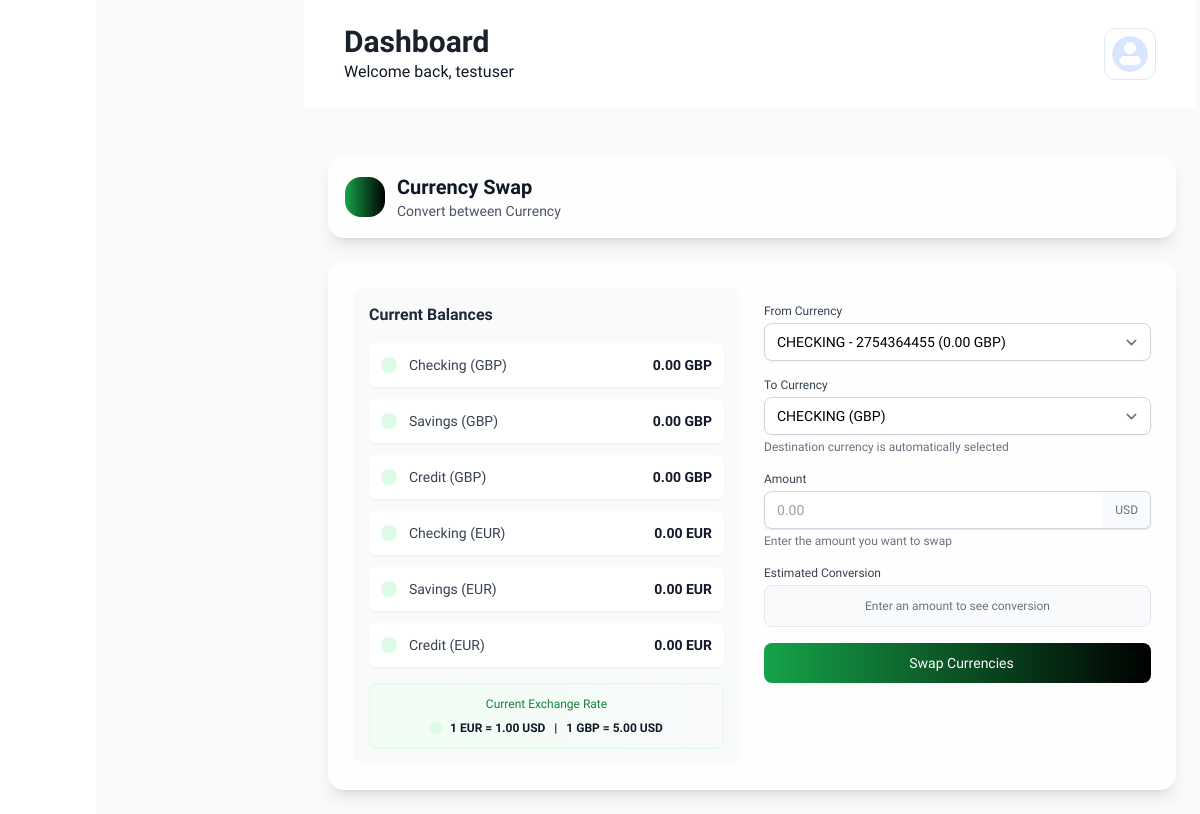
Page /currency_swap/ (signed in) on the committed database.
### bank_app/models.py (models this page shows, shortened)
class Account(AbstractBaseUser, PermissionsMixin):
    account_id = models.CharField(max_length=8, unique=True, blank=True, null=True)
    email = models.EmailField(verbose_name="Email", max_length=100, unique=True)
    username = models.CharField(max_length=100, blank=True)
    first_name = models.CharField(max_length=100, blank=True)
    last_name = models.CharField(max_length=100, blank=True)
    phone_number = models.CharField(
        max_length=15,
        blank=True,
        validators=[RegexValidator(r'^\+?[0-9]{10,15}$', 'Enter a valid phone number.')]
    )
    country = models.CharField(max_length=100, blank=True)
    city = models.CharField(max_length=100, blank=True)
    gender = models.CharField(max_length=1, choices=GENDER_CHOICES, blank=True)
    security_code = models.IntegerField(
            blank=True,
            null=True,
            validators=[
                MinValueValidator(100000, message='Security code must be at least 100000.'),
                MaxValueValidator(999999, message='Security code must be at most 999999.')
            ]
        )
    two_factor_enabled = models.BooleanField(default=False)
    account_number = models.CharField(max_length=20, unique=True, blank=True, null=True)
    date_joined = models.DateTimeField(verbose_name="Date Joined",blank=True, null=True)
    last_login = models.DateTimeField(verbose_name="Last Login", auto_now=True)
    is_active = models.BooleanField(default=True)
    is_staff = models.BooleanField(default=False)
    is_superuser = models.BooleanField(default=False)
    pin = models.CharField(max_length=6, blank=True, null=True)
    profile_picture = models.ImageField(
        upload_to='profile_pics/',
        default='profile_pics/default_profile.png',
        blank=True,
        null=True,
        help_text="Profile picture (min 300x300, max 5MB, GIFs allowed)."
    )
    USERNAME_FIELD = 'email'
    REQUIRED_FIELDS = ['first_name', 'last_name']
    objects = AccountManager()

class CurrencyBalance(models.Model):
    account_balance = models.ForeignKey(
        AccountBalance,
        on_delete=models.CASCADE,
        related_name='currency_balances'
    )
    currency = models.CharField(max_length=3, choices=CURRENCY_CHOICES)
    balance_type = models.CharField(max_length=10, choices=BALANCE_TYPE_CHOICES)
    balance = models.DecimalField(
        max_digits=12,
        decimal_places=2,
        default=0.00,
        validators=[MinValueValidator(0.00)],
        help_text="Balance for the specified currency and account type."
    )
    class Meta:
        unique_together = ('account_balance', 'currency', 'balance_type')

class ExchangeRate(models.Model):
    eur_usd = models.DecimalField(
        max_digits=10,
        decimal_places=4,
        validators=[MinValueValidator(0.0001)]
    )
    gbp_usd = models.DecimalField(
        max_digits=10,
        decimal_places=4,
        validators=[MinValueValidator(0.0001)]
    )
    eur_gbp = models.DecimalField(
        max_digits=10,
        decimal_places=4,
        validators=[MinValueValidator(0.0001)]
    )
    updated_at = models.DateTimeField(auto_now=True)

### bank_app/views.py (the view)
# urls.py: path('currency_swap/',views.currency_swap,name='currency_swap'),
@login_required(login_url='login')
def currency_swap(request):
    user = request.user
    account_balance = AccountBalance.objects.get(account=request.user)
    currency_balances = CurrencyBalance.objects.filter(account_balance=account_balance)
    latest_rate = ExchangeRate.objects.order_by('-updated_at').first()
    exchanges = Exchange.objects.filter(user=user).order_by('-date')
    balance_data = {}
    for cb in currency_balances:
        if cb.currency not in balance_data:
            balance_data[cb.currency] = {}
        balance_data[cb.currency][cb.balance_type] = cb.balance
    context = {
        'account_balance': account_balance,
        'currency_balances': balance_data,
        'latest_rate':  latest_rate,
        'exchanges': exchanges,
    }
    return render(request, 'dashboard/Currency_Swap.html',context)

### templates/dashboard/Currency_Swap.html (shortened to what this page needs)
{% load static %}
{% load humanize %}
<!DOCTYPE html>
<html lang="en">
<head>
  <link rel="stylesheet" href="{% static 'assets/css/slick.css' %}" />
  <link rel="stylesheet" href="{% static 'assets/css/aos.css' %}" />
  <link rel="stylesheet" href="{% static 'assets/css/output.css' %}" />
  <link rel="stylesheet" href="{% static 'assets/css/style.css' %}" />
       <link rel="stylesheet" href="https://cdn.jsdelivr.net/gh/aquawolf04/font-awesome-pro@5cd1511/css/all.css">
<script src="https://cdn.tailwindcss.com"></script>
</head>
<body>
  <div class="w-full layout-wrapper active">
    <div class="w-full flex relative">
<aside class="sm:block hidden relative w-[96px] bg-white dark:bg-black">
</aside>
      <div class="body-wrapper dark:bg-darkblack-500 flex-1 overflow-x-hidden">
        <header class="md:block hidden header-wrapper w-full fixed z-30">
          <div
            class="w-full h-[108px] dark:bg-darkblack-600 bg-white flex items-center justify-between 2xl:px-[76px] px-10 relative">
                               <div>
    <h5 class="text-sm sm:text-base md:text-lg lg:text-3xl dark:text-bgray-50 text-bgray-900 font-bold lg:leading-[36.4px]">
      Dashboard
    </h5>
    <p class="text-xs sm:text-sm md:text-base text-gray-900 dark:text-white">
      Welcome back, {{ request.user.username }}
    </p>
  </div>
            <div class="quick-access-wrapper relative">
              <div class="flex space-x-[43px] items-center">
                <div onclick="profileAction()" class="flex lg:space-x-3 space-x-0 cursor-pointer">
                  <div class="w-[52px] h-[52px] rounded-xl border border-bgray-300 overflow-hidden">
                       {% if request.user.profile_picture %}
                        <img class="object-cover" src="{{ request.user.profile_picture.url }}" alt="avatar" />
                    {% else %}
                        <img class="object-cover" src="{% static 'assets/images/avatar/default_profile.png' %}" alt="default avatar" />
                    {% endif %}
                  </div>
                </div>
              </div>
            </div>
          </div>
        </header>
<main class="w-full xl:px-[48px] px-6 pb-6 sm:pt-[156px] pt-[100px]">
  <div class=" mb-6">
    <div class="bg-white/80 dark:bg-gray-800/80 backdrop-blur-xl rounded-2xl shadow-lg
                dark:shadow-gray-900/50 border border-white/20 dark:border-gray-700/50 p-4">
      <div class="flex items-center justify-between">
        <div class="flex items-center space-x-3">
          <div class="w-10 h-10 bg-gradient-to-r from-green-600 to-black rounded-2xl flex items-center justify-center">
          </div>
          <div>
            <h1 class="text-xl font-bold text-gray-900 dark:text-white">Currency Swap</h1>
            <p class="text-sm text-gray-600 dark:text-gray-400">Convert between Currency</p>
          </div>
        </div>
      </div>
    </div>
  </div>
  <div class="bg-white/80 dark:bg-gray-800/80 backdrop-blur-xl rounded-2xl shadow-lg
              dark:shadow-gray-900/50 border border-white/20 dark:border-gray-700/50 overflow-hidden">
    <div class="p-6">
      <div class="grid grid-cols-1 lg:grid-cols-2 gap-6">
        <div class="bg-gray-50 dark:bg-gray-700/50 rounded-xl p-4">
          <h3 class="text-base font-semibold text-gray-800 dark:text-gray-200 mb-4">Current Balances</h3>
          {% for currency, balances in currency_balances.items %}
            {% for balance_type, balance in balances.items %}
              <div class="flex items-center justify-between p-3 bg-white dark:bg-gray-800 rounded-lg shadow-sm mb-3">
                <div class="flex items-center">
                  <div class="bg-green-100 dark:bg-green-900/30 p-2 rounded-full mr-3">
                  </div>
                  <span class="text-gray-700 dark:text-gray-300 text-sm">
                    {{ balance_type|title }} ({{ currency }})
                  </span>
                </div>
                <span class="font-semibold text-gray-900 dark:text-white text-sm">
                  {{ balance|intcomma }} {{ currency }}
                </span>
              </div>
            {% endfor %}
          {% empty %}
            <p class="text-gray-600 dark:text-gray-400 text-sm">No balances available</p>
          {% endfor %}
          <div class="p-3 bg-gradient-to-r from-green-50 to-gray-50 dark:from-gray-700 dark:to-gray-600 rounded-lg border border-green-100 dark:border-gray-600 mt-4">
            <h4 class="text-xs font-medium text-green-700 dark:text-green-300 mb-2 text-center">Current Exchange Rate</h4>
            <div class="flex justify-center items-center space-x-2">
              <div class="bg-green-100 dark:bg-green-900/50 p-1.5 rounded-full">
              </div>
              {% if latest_rate %}
                <span class="font-semibold text-gray-900 dark:text-white text-xs">
                  1 EUR = {{ latest_rate.eur_usd|floatformat:2 }} USD &nbsp; | &nbsp;
                  1 GBP = {{ latest_rate.gbp_usd|floatformat:2 }} USD
                </span>
              {% else %}
                <span class="text-xs text-gray-500 dark:text-gray-400">No rates available</span>
              {% endif %}
            </div>
          </div>
        </div>
        <div>
          <form id="exchange-form" method="post" class="space-y-4">
            <div>
              <label for="from_currency" class="block text-xs font-medium text-gray-700 dark:text-gray-300 mb-1">From Currency</label>
              <select id="from_currency" name="from_currency"
                class="w-full rounded-lg border-gray-300 dark:border-gray-600 dark:bg-gray-700
                       dark:text-white shadow-sm focus:border-green-600 px-3 py-2 border
                       focus:ring focus:ring-green-600 focus:ring-opacity-50 text-sm"
                required>
                {% for balance in account_balance.currency_balances.all %}
                  <option value="{{ balance.balance_type }}_{{ balance.currency|lower }}">
                    {{ balance.balance_type|capfirst }} - {{ account_balance.account.account_number }}
                  </option>
                {% endfor %}
              </select>
            </div>
            <div>
              <label for="to_currency" class="block text-xs font-medium text-gray-700 dark:text-gray-300 mb-1">To Currency</label>
              <select id="to_currency" name="to_currency"
                class="w-full rounded-lg border-gray-300 dark:border-gray-600 dark:bg-gray-700
                       dark:text-white shadow-sm focus:border-green-600 px-3 py-2 border
                       focus:ring focus:ring-green-600 focus:ring-opacity-50 text-sm"
                required>
                {% for balance in account_balance.currency_balances.all %}
                  <option value="{{ balance.balance_type }}_{{ balance.currency|lower }}">
                    {{ balance.balance_type|capfirst }} ({{ balance.currency }})
                  </option>
                {% endfor %}
              </select>
              <p class="mt-1 text-xs text-gray-500 dark:text-gray-400">Destination currency is automatically selected</p>
            </div>
            <div>
              <label for="amount" class="block text-xs font-medium text-gray-700 dark:text-gray-300 mb-1">Amount</label>
              <div class="relative rounded-md shadow-sm">
                <input type="number" id="amount" name="amount" step="0.01" min="0"
                  class="w-full rounded-lg border-gray-300 dark:border-gray-600 dark:bg-gray-700
                         dark:text-white shadow-sm focus:border-green-600 px-3 py-2 border
                         focus:ring focus:ring-green-600 focus:ring-opacity-50 pr-16 text-sm"
                  placeholder="0.00" required>
                <div class="absolute inset-y-0 right-0 flex items-center">
                  <span class="h-full inline-flex items-center px-3 rounded-r-md border
                               border-l-0 border-gray-300 dark:border-gray-600
                               bg-gray-50 dark:bg-gray-600 text-gray-500 dark:text-gray-300 text-xs">
                    USD
                  </span>
                </div>
              </div>
              <p class="mt-1 text-xs text-gray-500 dark:text-gray-400">Enter the amount you want to swap</p>
            </div>
            <div>
              <label class="block text-xs font-medium text-gray-700 dark:text-gray-300 mb-1">Estimated Conversion</label>
              <div class="p-3 bg-gray-50 dark:bg-gray-700/50 border border-gray-200 dark:border-gray-600 rounded-lg" id="conversionResult">
                <div class="text-center text-gray-500 dark:text-gray-400 text-xs">Enter an amount to see conversion</div>
              </div>
            </div>
            <button type="submit"
              class="w-full bg-gradient-to-r from-green-600 to-black hover:from-green-700 hover:to-gray-900
                     text-white font-medium py-2.5 px-4 rounded-lg transition-colors duration-150
                     focus:outline-none focus:ring-2 focus:ring-green-600 focus:ring-offset-2 flex items-center justify-center text-sm">
              <span>Swap Currencies</span>
            </button>
          </form>
        </div>
      </div>
    </div>
  </div>
</main>
        </div>
      </div>
    </div>
<link rel="stylesheet" type="text/css" href="https://cdn.jsdelivr.net/npm/toastify-js/src/toastify.min.css">
  </body>
</html>

### static/assets/css/style.css (style rules this page uses)
html { background: #fafafa; }
body { font-family: "Urbanist", sans-serif; }
.layout-wrapper .body-wrapper { transition: margin-left 0.5s ease-in-out; }
.layout-wrapper.active .body-wrapper { margin-left: 208px; }
.layout-wrapper.active .body-wrapper .header-wrapper { width: calc(100% - 308px); transition: width 0.5s ease-in-out; }
.layout-wrapper .body-wrapper .header-wrapper { width: calc(100% - 96px); transition: width 0.5s ease-in-out; }

### rows in the picture
Account: user.username "testuser", user.profile_picture (placeholder picture)
CurrencyBalance: balances "Checking", balances "GBP" "GBP" "GBP", balances "0.00", balances "GBP" "GBP" "GBP"
CurrencyBalance: balances "Savings", balances "0.00"
CurrencyBalance: balances "Credit", balances "0.00"
CurrencyBalance: balances "Checking", balances "EUR" "EUR" "EUR", balances "0.00", balances "EUR" "EUR" "EUR"
CurrencyBalance: balances "Savings", balances "0.00"
CurrencyBalance: balances "Credit", balances "0.00"
ExchangeRate: eur_usd "1.00", gbp_usd "5.00"

### other values in the picture
form field from_currency "CHECKING - 2754364455 (0.00 GBP)"
form field to_currency "CHECKING (GBP)"
